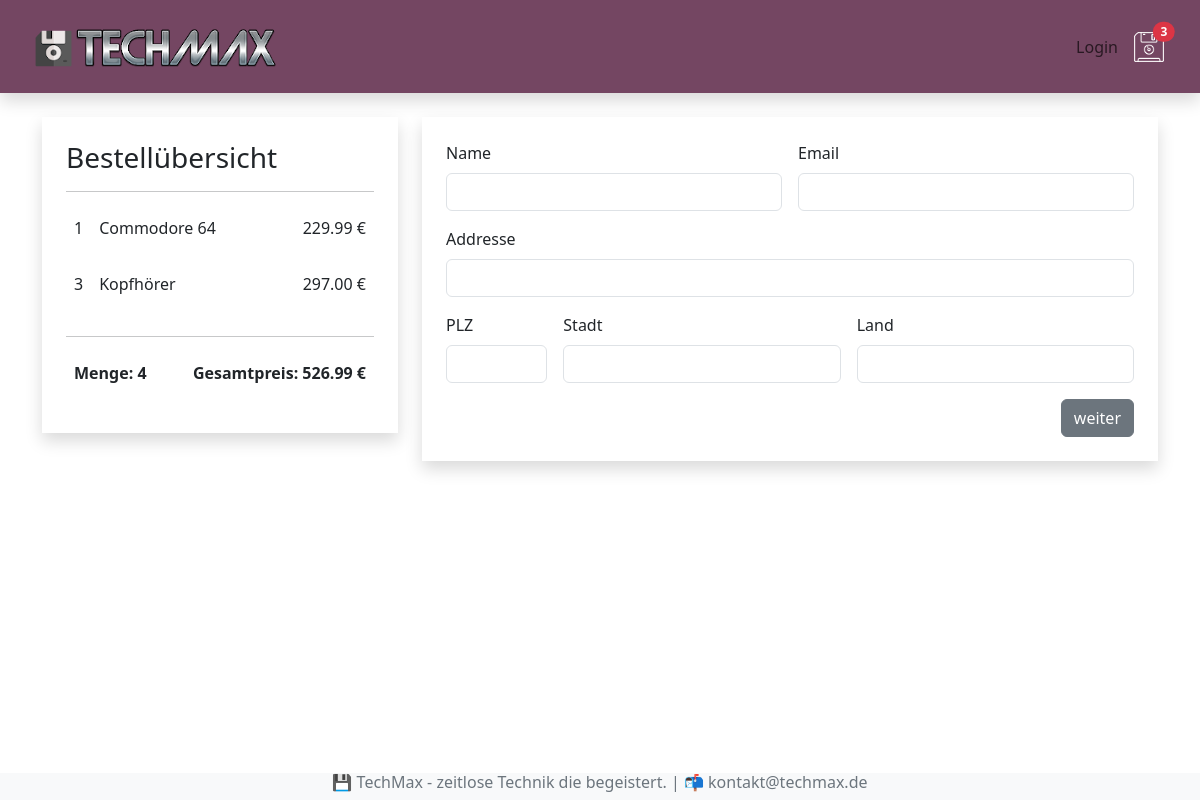
The app's page /kasse/ (signed in) with its own data.
### shop/models.py (models this page shows, shortened)
class BestellteArtikel(models.Model):
    artikel = models.ForeignKey(Artikel, on_delete=models.SET_NULL, null=True, blank=True)
    bestellung = models.ForeignKey(Bestellung, on_delete=models.SET_NULL, null=True, blank=True)
    menge = models.IntegerField(default=0, null=True, blank=True)
    datum = models.DateTimeField(auto_now_add=True)
    @property
    def get_summe(self):
        summe = self.artikel.preis * self.menge
        return summe

class Artikel(models.Model):
    name = models.CharField(max_length=200, null=True)
    beschreibung = models.TextField(null=True, blank=True)
    preis = models.FloatField()
    bild = models.ImageField(null=True, blank=True)

class Bestellung(models.Model):
    kunde = models.ForeignKey(Kunde, on_delete=models.SET_NULL, null=True, blank=True)
    bestelldatum = models.DateTimeField(auto_now_add=True)
    erledigt = models.BooleanField(default=False, null=True, blank=True)
    auftrags_id = models.CharField(max_length=200, null=200)
    @property
    def get_gesamtpreis(self):
        bestellteartikels = self.bestellteartikel_set.all()
        gesamtpreis = sum(artikel.get_summe for artikel in bestellteartikels)
        return gesamtpreis
    @property
    def get_gesamtmenge(self):
        bestellteartikels = self.bestellteartikel_set.all()
        gesamtmenge = sum(artikel.menge for artikel in bestellteartikels)
        return gesamtmenge

### shop/views.py (the view)
# urls.py: path('kasse/', views.kasse, name ="kasse"),
def kasse(request):
    if request.user.is_authenticated:
        kunde = request.user.kunde
        bestellung, created = Bestellung.objects.get_or_create(kunde=kunde, erledigt=False)
        artikels = bestellung.bestellteartikel_set.all()
    else:
        artikels = []
        bestellung = []
    ctx = {"artikels":artikels, "bestellung":bestellung}
    return render(request, 'shop/kasse.html', ctx)

### shop/templates/shop/Kasse.html
{% extends 'shop/index.html' %}
{% block content %}
    <div class="row mt-4">
        <div class="col-4">
            <div class="shadow p-4">
                <h3>Bestellübersicht</h3>
                <hr>
                {% for artikel in artikels %}
                <div class="d-flex">
                    <p class="p-2">{{artikel.menge}}</p>
                    <p class="me-auto p-2">{{artikel.artikel.name}}</p>
                    <p class="p-2">{{artikel.get_summe|floatformat:2}} €</p>
                </div>
                {% endfor %}
                <hr>
                <div class="d-flex">
                    <p class="me-auto fw-bold p-2">Menge: {{bestellung.get_gesamtmenge}}</p>
                    <p class="fw-bold p-2">Gesamtpreis: {{bestellung.get_gesamtpreis|floatformat:2}} €</p>
                </div>
            </div>
        </div>
        <div class="col-8">
            <div class="shadow p-4">
                <form class="row g-3">
                    <div class="col-md-6">
                      <label for="inputName" class="form-label">Name</label>
                      <input type="text" class="form-control" id="inputName">
                    </div>
                    <div class="col-md-6">
                        <label for="inputEmail" class="form-label">Email</label>
                        <input type="email" class="form-control" id="inputEmail">
                    </div>
                    <div class="col-12">
                      <label for="inputAddress" class="form-label">Addresse</label>
                      <input type="text" class="form-control" id="inputAddress">
                    </div>
                    <div class="col-md-2">
                        <label for="inputPlz" class="form-label">PLZ</label>
                        <input type="text" class="form-control" id="inputPlz">
                      </div>
                    <div class="col-md-5">
                      <label for="inputStadt" class="form-label">Stadt</label>
                      <input type="text" class="form-control" id="inputStadt">
                    </div>
                    <div class="col-md-5">
                        <label for="inputLand" class="form-label">Land</label>
                        <input type="text" class="form-control" id="inputLand">
                      </div>
                    <div class="col-12 d-flex justify-content-end">
                      <button type="submit" id="formular-button" class="btn btn-secondary">weiter</button>
                    </div>
                  </form>
            </div>
        </div>
    </div>
{% endblock content %}

### records on screen
BestellteArtikel: menge "1", artikel.name "Commodore 64", get_summe "229.99"
BestellteArtikel: menge "3", artikel.name "Kopfhörer", get_summe "297.00"
Bestellung: get_gesamtmenge "4", get_gesamtpreis "526.99"
